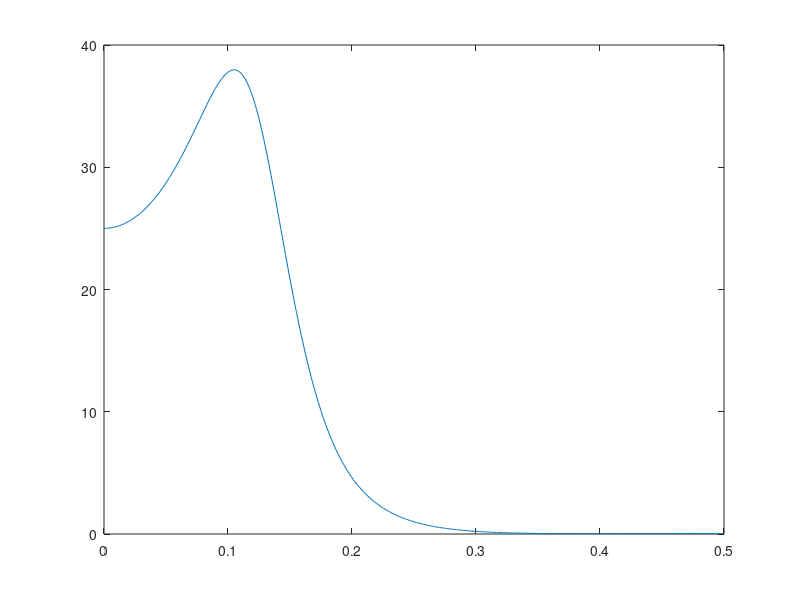

Write MATLAB code to recreate this figure. (Note: this script raises an error after producing the figure.)
%%
a1 = -1/2;

C = 1;
A=[1 a1];


[H,w]=freqz(C,A);
R=abs(H).^2;

plot(w/2/pi,R)


%%

H=freqz(C,A,512,'whole');

Rd=abs(H).^2;

r=ifft(Rd);

stem([0:49],r(1:50))

H=freqz(C,A,512,'whole');

Rd=abs(H).^2;

r=ifft(Rd);

stem([0:49],r(1:50))

%% 
a1 = 1/2;
C= 1;
A = [1 a1];
m = 0;
n =400;
sigma = 1;

e = normrnd(m, sigma, 1, n);

x = filter(C, A, e);

%% 

clear 
clc

A=[1 -1 0.5]
C=[1 1 0.5];

P = roots(A)
Z = roots(C)

%zplane(Z,P)

[H,w]=freqz(C,A);
R=abs(H).^2;
plot(w/2/pi,R)

%% 

armagui

